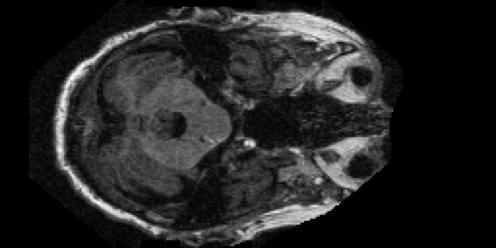
#> input picture input/Mild Dementia/OAS1_0028_MR1_mpr-1_100.jpg, 496 x 248 px; its folder holds only this picture in this run
$ python segment_all_images.py
#> lines starting #> are read from the running program, lines starting #| are printed output that depends on the picture; after the words box and inside, x2 and y2 are one past the last pixel; in counts of white or black regions, pixels touching at a corner belong together
import cv2 as cv
import glob

Directories = ["Mild Dementia","Moderate Dementia","Non Demented","Very mild Dementia"]
for Dname in Directories:

   # Find all JPG files in the current directory
   images = glob.glob(f"input\{Dname}\*.jpg")
   print("\n\n\n\n\n\n\n\n\n Directory : ",Dname)

   for image in images:
      img = cv.imread(image, cv.IMREAD_GRAYSCALE)
#> img is the input picture: shape (248, 496); min 0, max 255, mean 36
      assert img is not None, "file could not be read, check with os.path.exists()"
      new_width = 196
      new_height = 196
      img = cv.resize(img, (new_width, new_height))
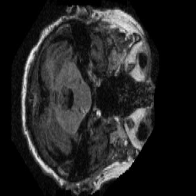
#> img: shape (196, 196); min 0, max 247, mean 35.9
      img = cv.medianBlur(img,5)
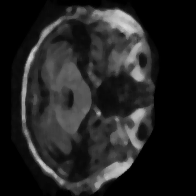
#> img: shape (196, 196); min 0, max 215, mean 35

      th = cv.adaptiveThreshold(img,255,cv.ADAPTIVE_THRESH_GAUSSIAN_C,\
      cv.THRESH_BINARY,11,2)
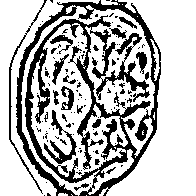
#> th: shape (196, 196); 72.5% white; 109 black regions (89 under 20 px), largest, box (x1, y1, x2, y2) and area: (16, 0, 161, 196) 8182, (44, 110, 77, 164) 445, (9, 0, 47, 194) 397
      name = image.split("\\")[-1]
      # print(name)

      cv.imwrite(f"prepared_dataset\{Dname}\{name}",th)
#> pass 2 of the loop `for Dname in Directories:`:
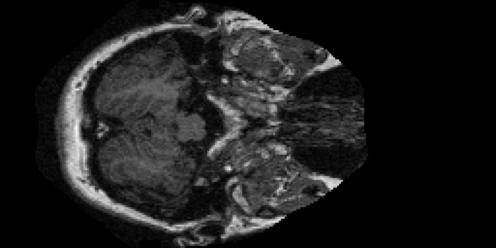
#> input picture input/Moderate Dementia/OAS1_0308_MR1_mpr-1_100.jpg, 496 x 248 px
#> img is the input picture: shape (248, 496); min 0, max 252, mean 29.4
#> `img = cv.medianBlur(img,5)`:
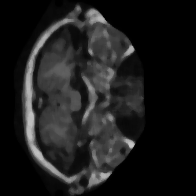
#> img: shape (196, 196); min 0, max 197, mean 28.3
#> `th = cv.adaptiveThreshold(img,255,cv.ADAPTIVE_THRESH_GAUSSIAN_C,\ cv.T..`:
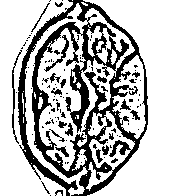
#> th: shape (196, 196); 75.5% white; 106 black regions (83 under 20 px), largest, box (x1, y1, x2, y2) and area: (18, 0, 148, 196) 7998, (12, 50, 22, 144) 167, (44, 35, 69, 72) 145
